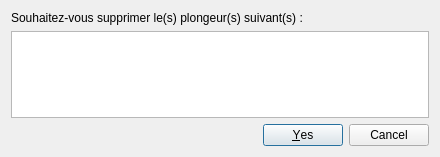
<?xml version="1.0" encoding="UTF-8"?>
<ui version="4.0">
 <class>Dialog_ConfirmDiverDeletion</class>
 <widget class="QDialog" name="Dialog_ConfirmDiverDeletion">
  <property name="geometry">
   <rect>
    <x>0</x>
    <y>0</y>
    <width>440</width>
    <height>157</height>
   </rect>
  </property>
  <property name="windowTitle">
   <string>Confirmation</string>
  </property>
  <layout class="QVBoxLayout" name="verticalLayout">
   <item>
    <widget class="QLabel" name="lbl_disp_text">
     <property name="text">
      <string>Souhaitez-vous supprimer le(s) plongeur(s) suivant(s) :</string>
     </property>
    </widget>
   </item>
   <item>
    <widget class="QListWidget" name="lw_diverList">
     <property name="selectionMode">
      <enum>QAbstractItemView::ExtendedSelection</enum>
     </property>
     <property name="selectionBehavior">
      <enum>QAbstractItemView::SelectRows</enum>
     </property>
    </widget>
   </item>
   <item>
    <widget class="QDialogButtonBox" name="buttonBox">
     <property name="orientation">
      <enum>Qt::Horizontal</enum>
     </property>
     <property name="standardButtons">
      <set>QDialogButtonBox::Cancel|QDialogButtonBox::Yes</set>
     </property>
    </widget>
   </item>
  </layout>
 </widget>
 <resources/>
 <connections>
  <connection>
   <sender>buttonBox</sender>
   <signal>accepted()</signal>
   <receiver>Dialog_ConfirmDiverDeletion</receiver>
   <slot>accept()</slot>
   <hints>
    <hint type="sourcelabel">
     <x>248</x>
     <y>254</y>
    </hint>
    <hint type="destinationlabel">
     <x>157</x>
     <y>274</y>
    </hint>
   </hints>
  </connection>
  <connection>
   <sender>buttonBox</sender>
   <signal>rejected()</signal>
   <receiver>Dialog_ConfirmDiverDeletion</receiver>
   <slot>reject()</slot>
   <hints>
    <hint type="sourcelabel">
     <x>316</x>
     <y>260</y>
    </hint>
    <hint type="destinationlabel">
     <x>286</x>
     <y>274</y>
    </hint>
   </hints>
  </connection>
 </connections>
</ui>
